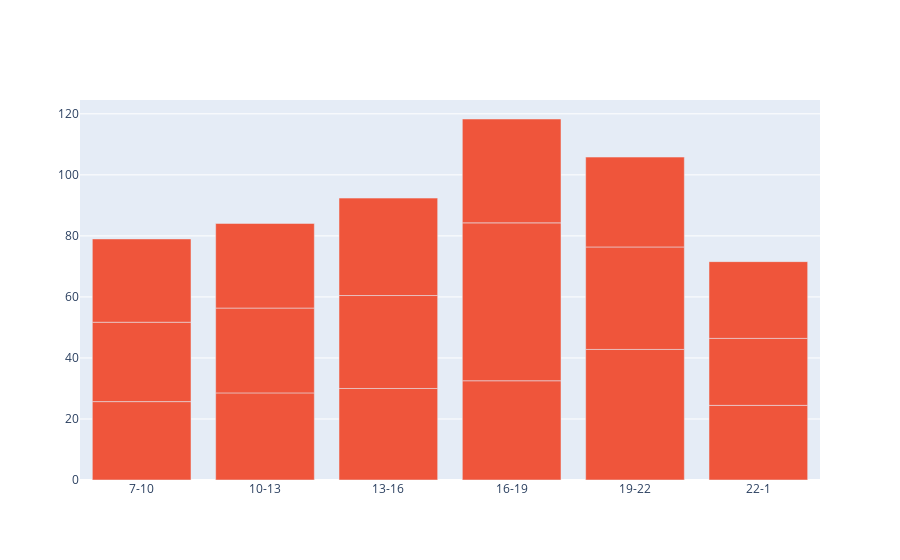

Write notebook code for a chart like this one.
### Code cell
figure_bar.show()

### Figure 1 — Plotly figure (JSON) as saved in the notebook; plotly's stock layout.template omitted (floating-point values rounded to 4 significant figures)
{"data": [{"name": "ecobici", "type": "bar", "x": [], "y": []}, {"name": "uber", "type": "bar", "x": ["7-10", "7-10", "7-10", "10-13", "10-13", "10-13", "13-16", "13-16", "13-16", "16-19", "16-19", "16-19", "19-22", "19-22", "19-22", "22-1", "22-1", "22-1"], "y": [25.69, 26.01, 27.3, 28.54, 27.8, 27.73, 29.99, 30.46, 31.93, 32.52, 51.74, 34.04, 42.79, 33.58, 29.45, 24.46, 21.95, 25.15]}], "layout": {"xaxis": {"type": "category"}}}
